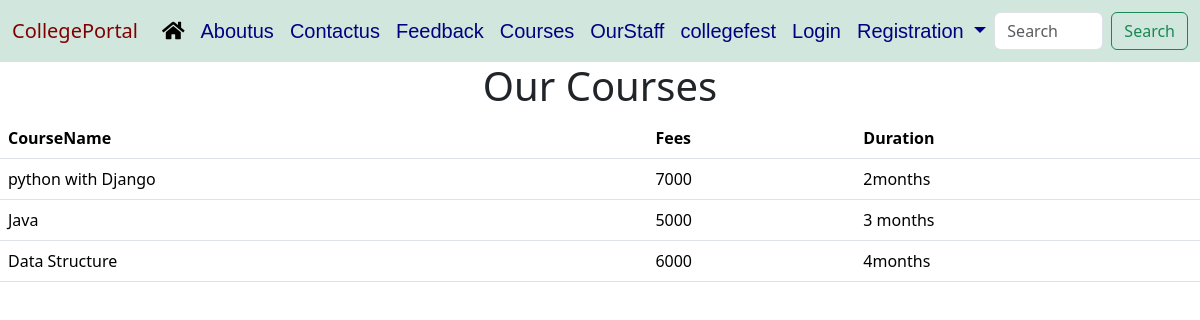
Page /courses/ on the committed database.
### collegeapp/models.py (models this page shows, shortened)
class Course(models.Model):
    course_name=models.CharField(max_length=45,primary_key=True)
    course_fees=models.IntegerField()
    course_duration=models.CharField(max_length=40)
    course_contents=models.TextField(blank=True)

### collegeapp/views.py (the view)
# urls.py: path("courses/",views.courses,name="courses"),
def courses(request):
    course_object_list=Course.objects.all()
    course_dict={
        "course_key":course_object_list
    }
    return render(request,"collegeapp/html/courses.html",course_dict)

### collegeapp/templates/collegeapp/html/courses.html (shortened to what this page needs)
<!DOCTYPE html>
<html lang="en">
<head>
    {%include 'collegeapp/common/commoncss.html'%}
<body>
    {% include 'collegeapp/common/commonheader.html'%}
<h1 style="text-align: center">Our Courses</h1>
    <table class="table">
        <thead>
          <tr>
            <th scope="col">CourseName</th>
            <th scope="col">Fees</th>
            <th scope="col">Duration</th>
          </tr>
        </thead>
        <tbody>
        {% for c in course_key%}
        <tr>
    <td>{{c.course_name}}</td>
    <td>{{c.course_fees}}</td>
    <td>{{c.course_duration}}</td>
</tr>
{%endfor%}
</tbody>
</table>
</body>
</html>

### rows in the picture
Course: course_name "python with Django", course_fees "7000", course_duration "2months"
Course: course_name "Java", course_fees "5000", course_duration "3 months"
Course: course_name "Data Structure", course_fees "6000", course_duration "4months"
